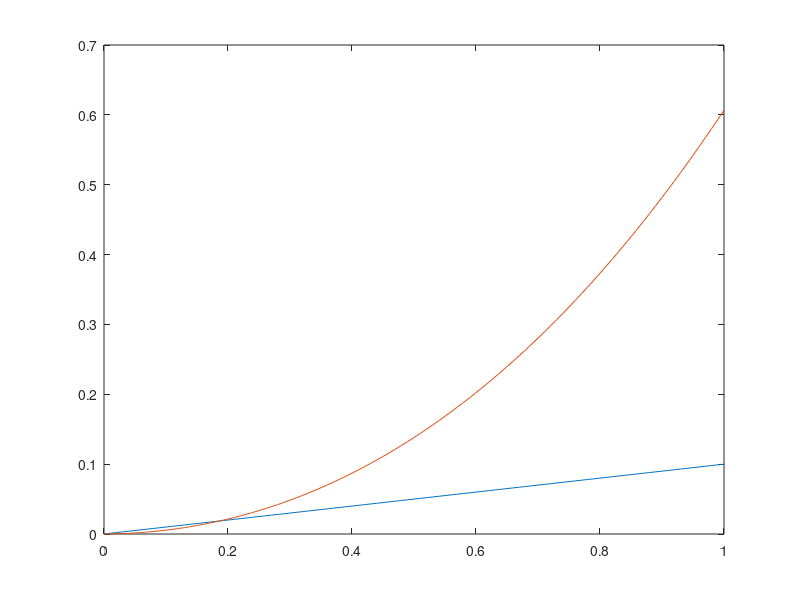

This figure's MATLAB source:
pitch = 0:0.001:0.1;
vx = 0.0;

out=zeros(size(pitch));
time_vec = 0:0.01:1;
out(1) = 0.0;

i = 2;

% discretize
Ts = 0.01;
Cx = -0.576335778073963;
Ad = exp(-Cx * Ts);
Bd = (1.0 / -Cx) * (Ad - 1) * 9.81;
for t=time_vec(2:end)
    p = pitch(i)
%     dvx = 0.5763 * vx + 9.81 * p;
%     vx = vx + (dvx * 0.01);
%     out(i) = vx;
    out(i) = Ad * out(i-1) + Bd * p;
    i = i + 1;
end

plot(time_vec, pitch, time_vec, out);